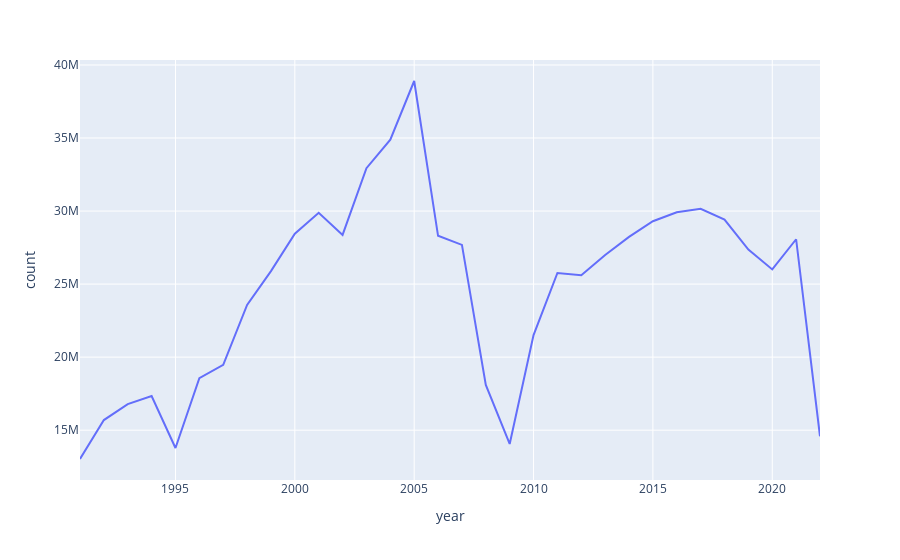

Here is the notebook cell this chart was saved with:
### Code cell
# FL rxs
sets = ['d91','d92','d93','d94','d95','d96','d97','d98','d99','d00','d01','d02','d03','d04','d05','d06','d07','d08','d09','d10','d11','d12','d13','d14','d15','d16','d17','d18','d19','d20','d21','d22',]

result = {}
result_index = 0
for ds in sets:
    loc_dict = {}
    query = f"SELECT SUM(number_of_prescriptions) FROM {ds} WHERE state = 'FL' and number_of_prescriptions != 0"
    df = pd.read_sql(query, conn)
    yr = int(ds[1:])
    if yr >= 90:
        year = yr+1900
        result[year] = df.iloc[0][0]
        # result[result_index] = loc_dict
        
        # result[year] = df.iloc[0][0]
        result_index+=1
    if yr < 90:
        year = yr+2000
        result[year] = df.iloc[0][0]
        # result[result_index] = loc_dict
        # result[year] = df.iloc[0][0]
        result_index+=1

# print(result)

loc = pd.DataFrame.from_dict(result, orient='index',
                       columns=['count'])

loc.reset_index(drop=False,names='year',inplace=True)

fig = px.line(loc, x='year', y='count')
fig.show()

### Figure 1 — Plotly figure (JSON) as saved in the notebook; plotly's stock layout.template omitted (floating-point values rounded to 4 significant figures)
{"data": [{"hovertemplate": "year=%{x}<br>count=%{y}<extra></extra>", "legendgroup": "", "line": {"color": "#636efa", "dash": "solid"}, "marker": {"symbol": "circle"}, "mode": "lines", "name": "", "orientation": "v", "showlegend": false, "type": "scatter", "x": [1991, 1992, 1993, 1994, 1995, 1996, 1997, 1998, 1999, 2000, 2001, 2002, 2003, 2004, 2005, 2006, 2007, 2008, 2009, 2010, 2011, 2012, 2013, 2014, 2015, 2016, 2017, 2018, 2019, 2020, 2021, 2022], "xaxis": "x", "y": [13027289, 15692093, 16783392, 17340100, 13782773, 18561671, 19470145, 23573559, 25891912, 28449765, 29880893, 28364994, 32937560, 34884743, 38902666, 28305964, 27683337, 18095757, 14056357, 21512381, 25760457, 25600984, 26993955, 28231662, 29300707, 29917036, 30152769, 29414600, 27362155, 26003199, 28070110, 14582675], "yaxis": "y"}], "layout": {"legend": {"tracegroupgap": 0}, "margin": {"t": 60}, "xaxis": {"anchor": "y", "domain": [0, 1], "title": {"text": "year"}}, "yaxis": {"anchor": "x", "domain": [0, 1], "title": {"text": "count"}}}}
